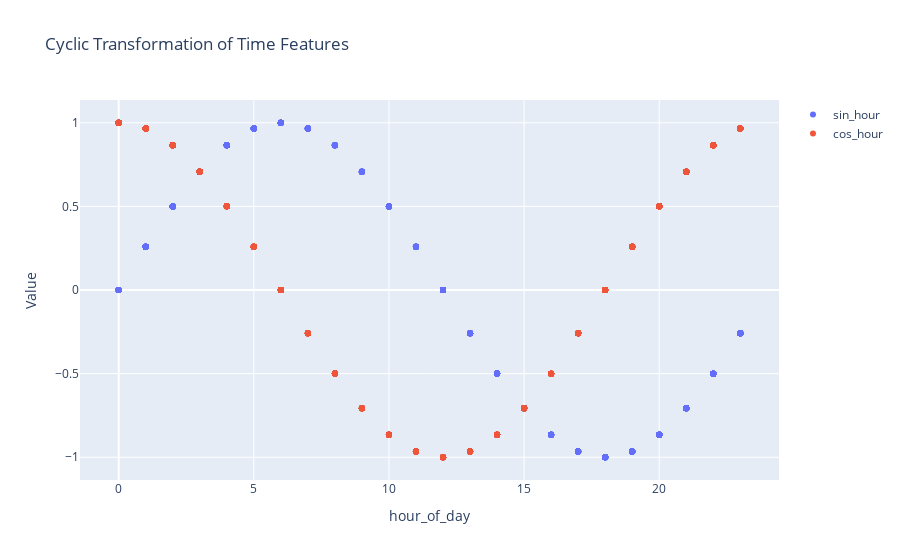

The notebook cell saved with this chart:
### Code cell
# Visualization
fig = go.Figure()

# Plot for hour_of_day cyclic transformation
fig.add_trace(go.Scatter(x=data_df['hour_of_day'], y=data_df['sin_hour'], mode='markers', name='sin_hour'))
fig.add_trace(go.Scatter(x=data_df['hour_of_day'], y=data_df['cos_hour'], mode='markers', name='cos_hour'))

fig.update_layout(title='Cyclic Transformation of Time Features', xaxis_title='hour_of_day', yaxis_title='Value')
fig.show()

### Figure 1 — Plotly figure (JSON) as saved in the notebook; plotly's stock layout.template omitted (floating-point values rounded to 4 significant figures; data arrays with more than 128 entries replaced by an {"elided": "..."} marker saying what was removed)
{"data": [{"mode": "markers", "name": "sin_hour", "type": "scatter", "x": {"elided": "968 int values"}, "y": {"elided": "968 float values"}}, {"mode": "markers", "name": "cos_hour", "type": "scatter", "x": {"elided": "968 int values"}, "y": {"elided": "968 float values"}}], "layout": {"title": {"text": "Cyclic Transformation of Time Features"}, "xaxis": {"title": {"text": "hour_of_day"}}, "yaxis": {"title": {"text": "Value"}}}}
